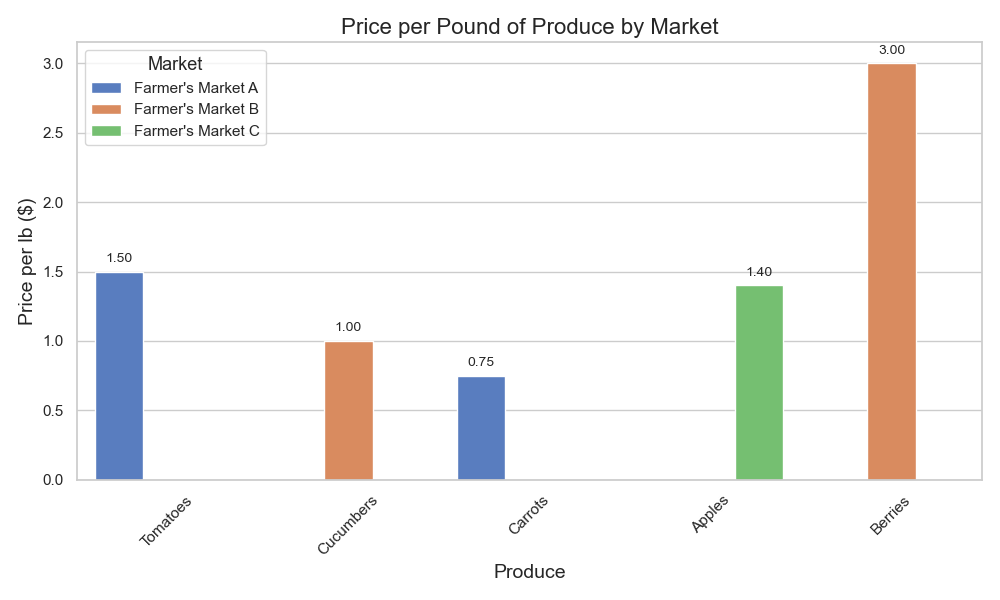

The Python source for this figure:

import seaborn as sns
import pandas as pd
import matplotlib.pyplot as plt

# Data
data = [
  {'Produce': 'Tomatoes', 'Price per lb ($)': 1.5, 'Market': "Farmer's Market A"},
  {'Produce': 'Cucumbers', 'Price per lb ($)': 1.0, 'Market': "Farmer's Market B"},
  {'Produce': 'Carrots', 'Price per lb ($)': 0.75, 'Market': "Farmer's Market A"},
  {'Produce': 'Apples', 'Price per lb ($)': 1.4, 'Market': "Farmer's Market C"},
  {'Produce': 'Berries', 'Price per lb ($)': 3.0, 'Market': "Farmer's Market B"}
]

# Convert data into a pandas DataFrame
df = pd.DataFrame(data)

# Start plotting
sns.set(style='whitegrid')  # Set the seaborn style

# Create the bar chart
# Diversifying by using 'hue' for different markets and a palette for colors
# Also adding error bars to demonstrate possible data variability
plt.figure(figsize=(10, 6))  # Optional: Adjusting the figure size
barplot = sns.barplot(
    x='Produce',
    y='Price per lb ($)',
    hue='Market',
    data=df,
    palette='muted',  # Change palette for a diverse color range
    ci='sd'           # Show standard deviation as error bars
)

# Customizing the plot
# Optional: Add a title and labels
plt.title('Price per Pound of Produce by Market', fontsize=16)
plt.xlabel('Produce', fontsize=14)
plt.ylabel('Price per lb ($)', fontsize=14)

# Optional: Customize legend
plt.legend(title='Market', title_fontsize='13', fontsize='11')

# Show the values on the bars for better readability
for p in barplot.patches:
    barplot.annotate(
        format(p.get_height(), '.2f'), 
        (p.get_x() + p.get_width() / 2., p.get_height()), 
        ha = 'center', 
        va = 'center', 
        xytext = (0, 9), 
        textcoords = 'offset points',
        fontsize=10
    )

# Optional: Rotate x-axis labels if they are too long
plt.xticks(rotation=45)

# Show the plot
plt.tight_layout()
plt.show()
